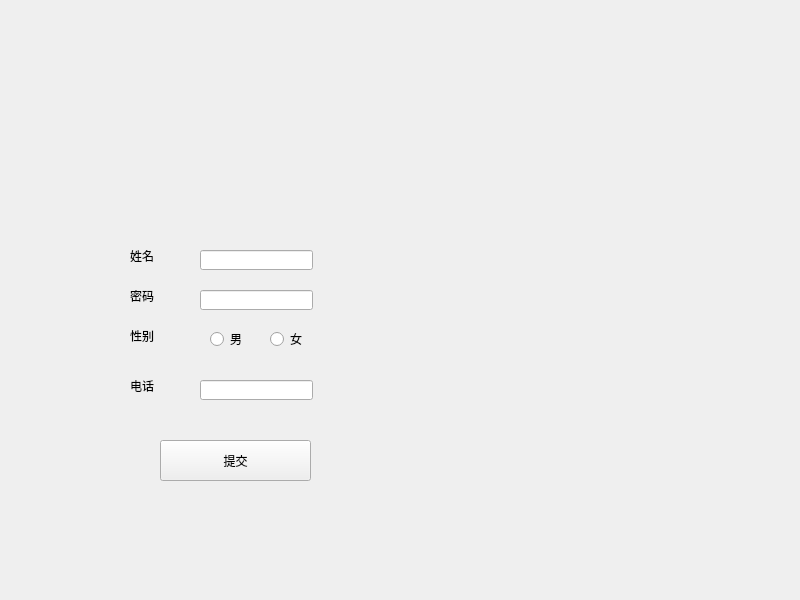
<?xml version="1.0" encoding="UTF-8"?>
<ui version="4.0">
 <class>Widget</class>
 <widget class="QWidget" name="Widget">
  <property name="geometry">
   <rect>
    <x>0</x>
    <y>0</y>
    <width>800</width>
    <height>600</height>
   </rect>
  </property>
  <property name="windowTitle">
   <string>Widget</string>
  </property>
  <widget class="QLabel" name="label">
   <property name="geometry">
    <rect>
     <x>130</x>
     <y>250</y>
     <width>54</width>
     <height>12</height>
    </rect>
   </property>
   <property name="text">
    <string>姓名</string>
   </property>
  </widget>
  <widget class="QLabel" name="label_2">
   <property name="geometry">
    <rect>
     <x>130</x>
     <y>290</y>
     <width>54</width>
     <height>12</height>
    </rect>
   </property>
   <property name="text">
    <string>密码</string>
   </property>
  </widget>
  <widget class="QLabel" name="label_3">
   <property name="geometry">
    <rect>
     <x>130</x>
     <y>330</y>
     <width>54</width>
     <height>12</height>
    </rect>
   </property>
   <property name="text">
    <string>性别</string>
   </property>
  </widget>
  <widget class="QLabel" name="label_4">
   <property name="geometry">
    <rect>
     <x>130</x>
     <y>380</y>
     <width>54</width>
     <height>12</height>
    </rect>
   </property>
   <property name="text">
    <string>电话</string>
   </property>
  </widget>
  <widget class="QLineEdit" name="lineEdit_name">
   <property name="geometry">
    <rect>
     <x>200</x>
     <y>250</y>
     <width>113</width>
     <height>20</height>
    </rect>
   </property>
  </widget>
  <widget class="QLineEdit" name="lineEdit_passwd">
   <property name="geometry">
    <rect>
     <x>200</x>
     <y>290</y>
     <width>113</width>
     <height>20</height>
    </rect>
   </property>
   <property name="text">
    <string/>
   </property>
  </widget>
  <widget class="QLineEdit" name="lineEdit_phone">
   <property name="geometry">
    <rect>
     <x>200</x>
     <y>380</y>
     <width>113</width>
     <height>20</height>
    </rect>
   </property>
  </widget>
  <widget class="QRadioButton" name="radioButton">
   <property name="geometry">
    <rect>
     <x>210</x>
     <y>330</y>
     <width>91</width>
     <height>18</height>
    </rect>
   </property>
   <property name="text">
    <string>男</string>
   </property>
  </widget>
  <widget class="QRadioButton" name="radioButton_2">
   <property name="geometry">
    <rect>
     <x>270</x>
     <y>330</y>
     <width>91</width>
     <height>18</height>
    </rect>
   </property>
   <property name="text">
    <string>女</string>
   </property>
  </widget>
  <widget class="QPushButton" name="pushButton">
   <property name="geometry">
    <rect>
     <x>160</x>
     <y>440</y>
     <width>151</width>
     <height>41</height>
    </rect>
   </property>
   <property name="text">
    <string>提交</string>
   </property>
  </widget>
 </widget>
 <resources/>
 <connections/>
</ui>
